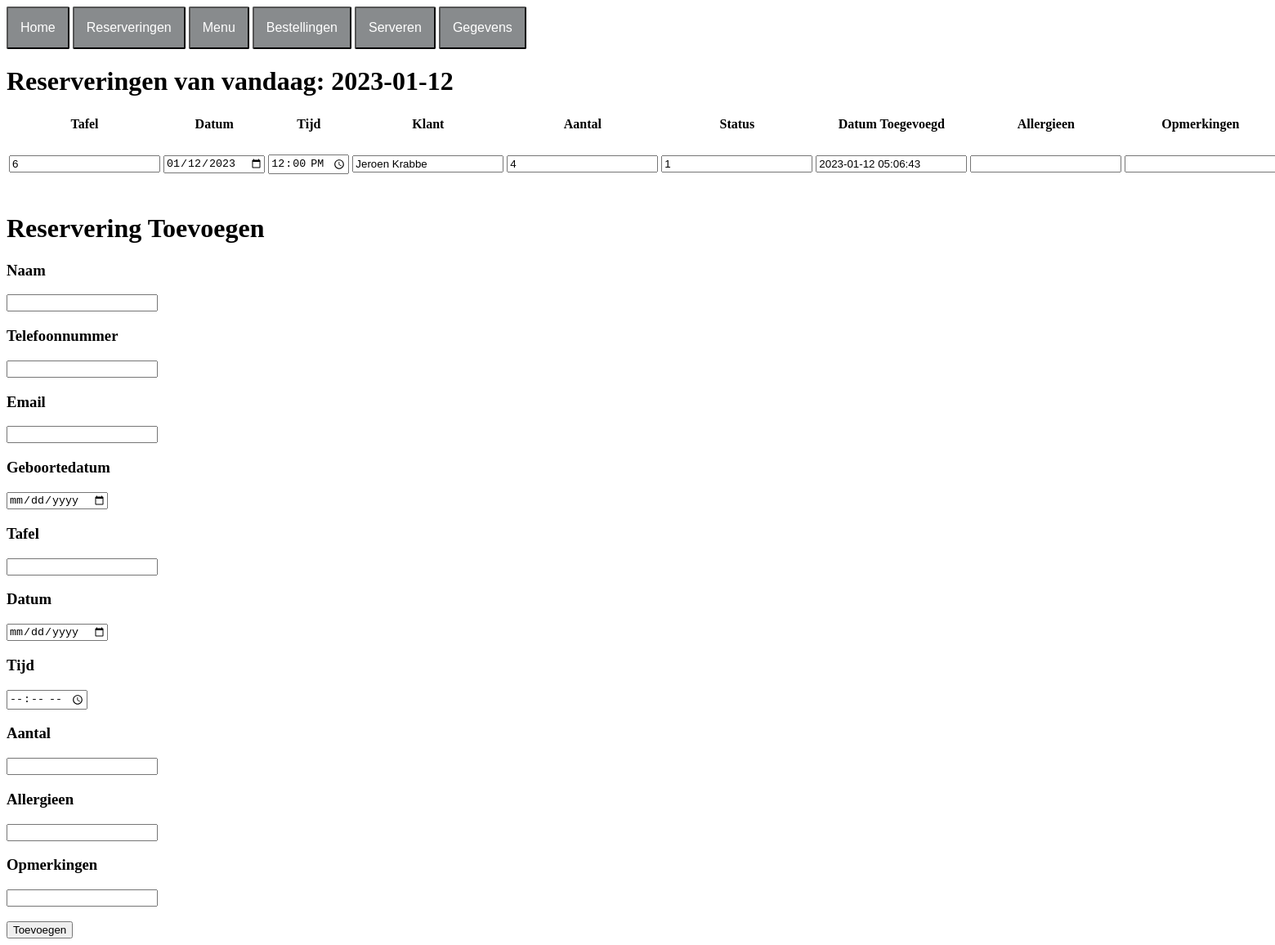
The app's page /reserveringen.php with its own data.
### tables this page shows
CREATE TABLE reserveringen (
	ID INT(11) NOT NULL AUTO_INCREMENT UNIQUE,
	Tafel INT(11) NOT NULL,
	Datum DATE NOT NULL,
	Tijd TIME NOT NULL,
	Klant_ID INT(11) NOT NULL,
	Aantal INT(11) NOT NULL,
	Status TINYINT(4) NOT NULL DEFAULT '1', 
	Datum_toegevoegd TIMESTAMP DEFAULT CURRENT_TIMESTAMP NOT NULL ,
	Allergieen TEXT,
	Opmerkingen TEXT,
	PRIMARY KEY (ID),
	FOREIGN KEY (Klant_ID) REFERENCES klanten(ID)
);

CREATE TABLE klanten (
	ID INT(11) NOT NULL AUTO_INCREMENT UNIQUE,
	Naam VARCHAR(20) NOT NULL,
	Telefoon VARCHAR(11) NOT NULL, 
	Email VARCHAR(128) NOT NULL,
	Birthday DATE NOT NULL,
	PRIMARY KEY (ID)
);

### database.php (called while the page is built, shortened)
<?php
class database{
    private $db;
    function __construct(){
        $this->db_server = 'localhost';
        $this->db_username = 'root';
        $this->db_password = '';
        $this->db_name = 'excellenttaste';
        $dsn = "mysql:host=$this->db_server;dbname=$this->db_name;charset=utf8mb4";
        $options = [
            PDO::ATTR_ERRMODE            => PDO::ERRMODE_EXCEPTION,
            PDO::ATTR_DEFAULT_FETCH_MODE => PDO::FETCH_ASSOC,
            PDO::ATTR_EMULATE_PREPARES   => false,
        ];
        try {
             $this->db = new PDO($dsn, $this->db_username, $this->db_password, $options);
        } catch (\PDOException $e) {
             throw new \PDOException($e->getMessage(), (int)$e->getCode());
        }
    }
	public function select($statement, $named_placeholder){
        $statement = $this->db->prepare($statement);
        $statement->execute($named_placeholder);
        $result = $statement->fetchAll(PDO::FETCH_ASSOC);
        return $result;
    }
}
?>

### reserveringen.php (the view, shortened to what this page needs)
<?php
    include 'database.php';
    $db = new database();
    $current_date = date('Y-m-d');
    $reserveringen = $db->select("SELECT * FROM reserveringen INNER JOIN klanten on reserveringen.Klant_ID = klanten.ID WHERE reserveringen.Datum = :lala AND Status = 1",[':lala' => $current_date]);
    if (!empty($reserveringen)) {
        $row_data = array_values($reserveringen);
    }
?>
<!DOCTYPE html>
<head>
	<link rel="stylesheet" type="text/css" href="style.css">
</head>
<body>
	<?php include 'navigatie.php'; ?>
	<?php if (!empty($reserveringen)) { ?>
	<table>
		<thead>
			<tr>
				<th>Tafel</th>
				<th>Datum</th>
				<th>Tijd</th>
				<th>Klant</th>
				<th>Aantal</th>
				<th>Status</th>
				<th>Datum Toegevoegd</th>
				<th>Allergieen</th>
				<th>Opmerkingen</th>
			</tr>
		</thead>
		<tbody>
			<h1>Reserveringen van vandaag: <?php echo $current_date ?></h1>
			<?php foreach ($row_data AS $data) { ?>
				<form method="post">
					<tr>
						<td><input type="number" name="tafel" value="<?php echo $data["Tafel"] ?>"></td>
						<td><input type="date" name="datum" value="<?php echo $data["Datum"] ?>"></td>
						<td><input type="time" name="tijd" value="<?php echo $data["Tijd"] ?>"></td>
						<td><input type="text" name="naam" value="<?php echo $data["Naam"] ?>"></td>
						<td><input type="number" name="aantal" value="<?php echo $data["Aantal"] ?>"></td>
						<td><input type="number" name="status" value="<?php echo $data["Status"] ?>"></td>
						<td><input type="datetime" name="datum_toegevoegd" value="<?php echo $data["Datum_toegevoegd"] ?>"></td>
						<td><input type="text" name="allergieen" value="<?php echo $data["Allergieen"] ?>"></td>
						<td><input type="text" name="opmerkingen" value="<?php echo $data["Opmerkingen"] ?>"></td>
					</tr>
				</form>
			<?php } ?>
		</tbody>
	</table>
<?php }else{
	echo "<h1>Er zijn momenteel GEEN reserveringen vandaag</h1>";
} ?>
	<form method="post">
		<h1>Reservering Toevoegen</h1>
		<h3>Naam</h3>
		<input required type="text" name="naam">
		<h3>Telefoonnummer</h3>
		<input required type="number" name="telefoon">
		<h3>Email</h3>
		<input required type="email" name="email">
		<h3>Geboortedatum</h3>
		<input type="date" name="bday">
		<h3>Tafel</h3>
		<input required type="number" name="tafel">
		<h3>Datum</h3>
		<input required type="date" name="datum">
		<h3>Tijd</h3>
		<input required type="time" name="tijd">
		<h3>Aantal</h3>
		<input required type="number" name="aantal">
		<h3>Allergieen</h3>
		<input type="text" name="allergieen">
		<h3>Opmerkingen</h3>
		<input type="text" name="opmerkingen"><br><br>
		<button type="sumbit" name="add" onclick="return confirm('Deze reservering plaatsen?');">Toevoegen</button>
	</form>
</body>
</html>

### records on screen
reserveringen: tafel "6", datum "01/12/2023", tijd "12:00:00", naam "Jeroen Krabbe", aantal "4", status "1", datum_toegevoegd "2023-01-12 05:06:43"
